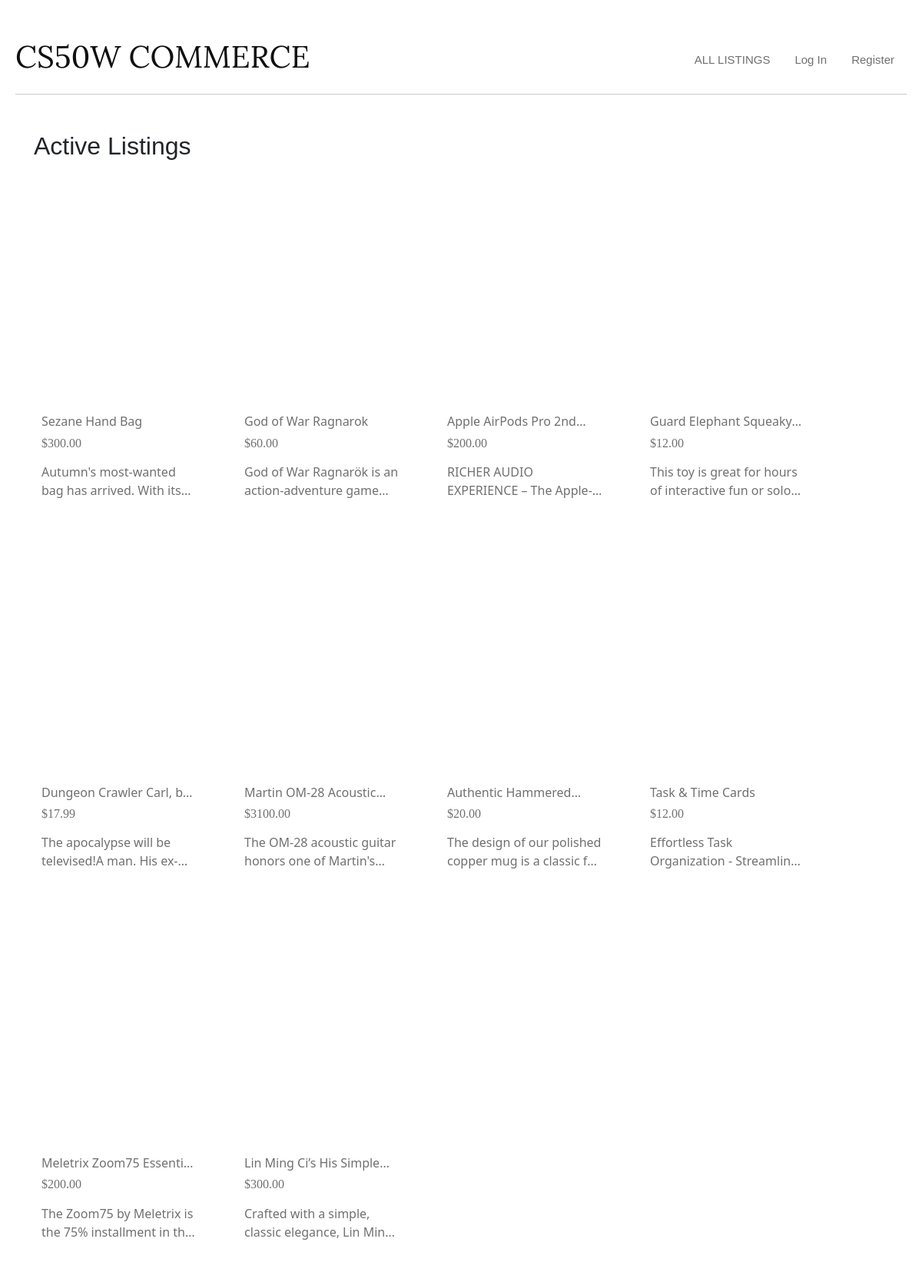
The app's page /, older data.
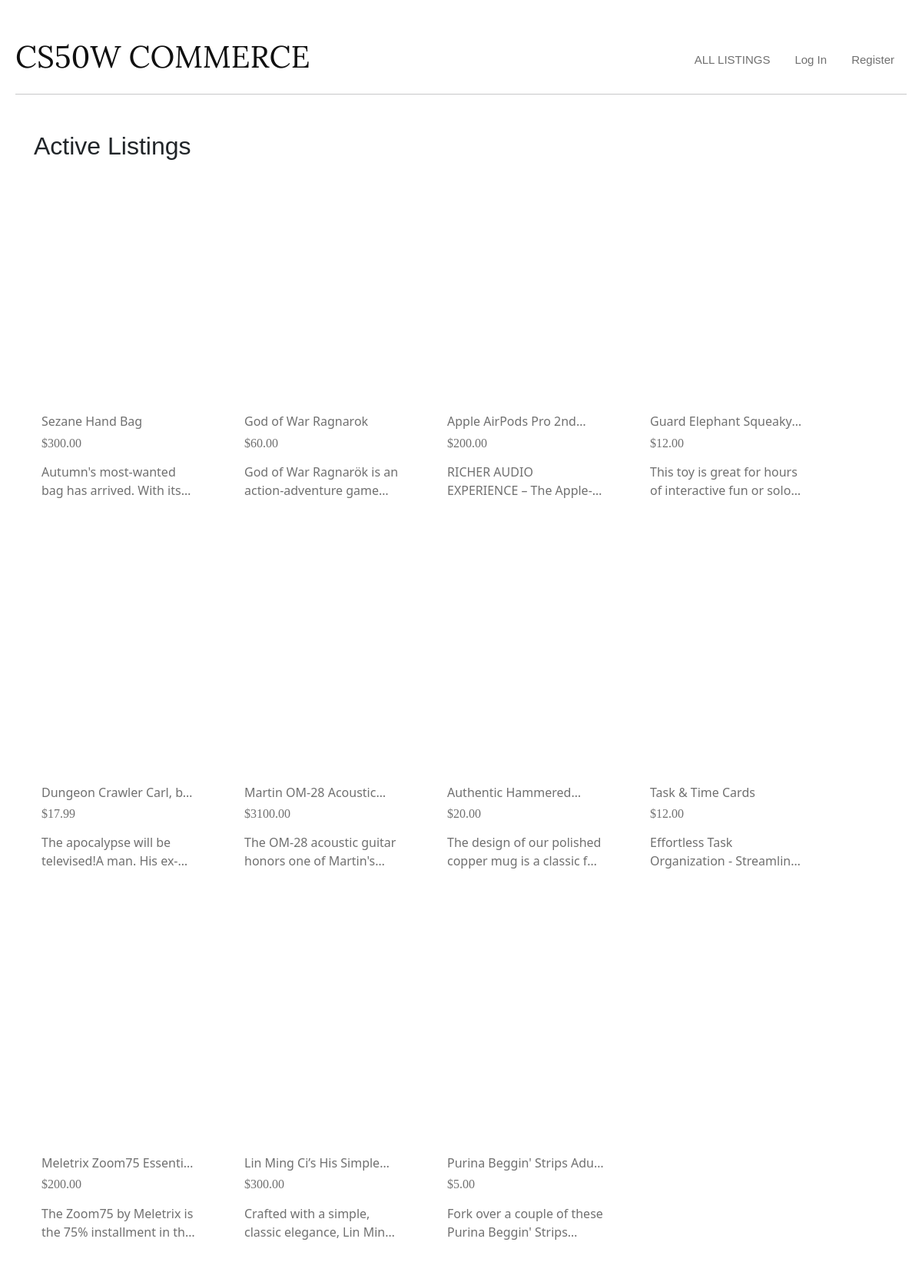
The same page, newer data.
### auctions/models.py (models this page shows, shortened)
class Listing(models.Model):
    title = models.CharField(max_length=50)
    description = models.CharField(max_length=1000)
    image = models.CharField(max_length=1000)
    price = models.FloatField()
    isActive = models.BooleanField(default=True)
    user = models.ForeignKey(User, on_delete=models.CASCADE, related_name="user")
    category = models.ForeignKey(Category, on_delete=models.CASCADE, related_name="category")
    watchlist = models.ManyToManyField(User, related_name="listingWatchlist")

### auctions/views.py (the view)
# urls.py: path("", views.index, name="index"),
def index(request):
    activeListings = Listing.objects.filter(isActive=True)
    allCategories = Category.objects.all()
    return render(request, "auctions/index.html", {
        "listings": activeListings,
        "categories": allCategories
    })

### auctions/templates/auctions/index.html
{% extends "auctions/layout.html" %}
{% block body %}
    <h2 class="mt-5 mx-4" style="font-family: 'Plus Jakarta Sans', sans-serif;">Active Listings</h2>
    <div class="row mx-1">
        {% for listing in listings %}
            <div class="card mx-1 my-4" style="width: 16rem; border: none;">
                <a href="{% url 'listing' id=listing.id %}">
                    <div class="card-image-container" style="background-image: url('{{ listing.image }}');"></div>
                </a>
                <div class="card-body d-flex flex-column justify-content-between">
                    <h6 class="card-title clamp-title">{{ listing.title }}</h6>
                    <h6 class="listing-price mb-3">${{ listing.price|floatformat:"2" }}</h6>
                    <p class="card-text clamp">{{ listing.description }}</p>
                </div>
            </div>
        {% endfor %}
    </div>
{% endblock %}

Row changes from the older to the newer data that the page shows:
added Listing: title "Purina Beggin' Strips…", price "5.00", description "Fork over a couple of these Purina Beggin'…"
